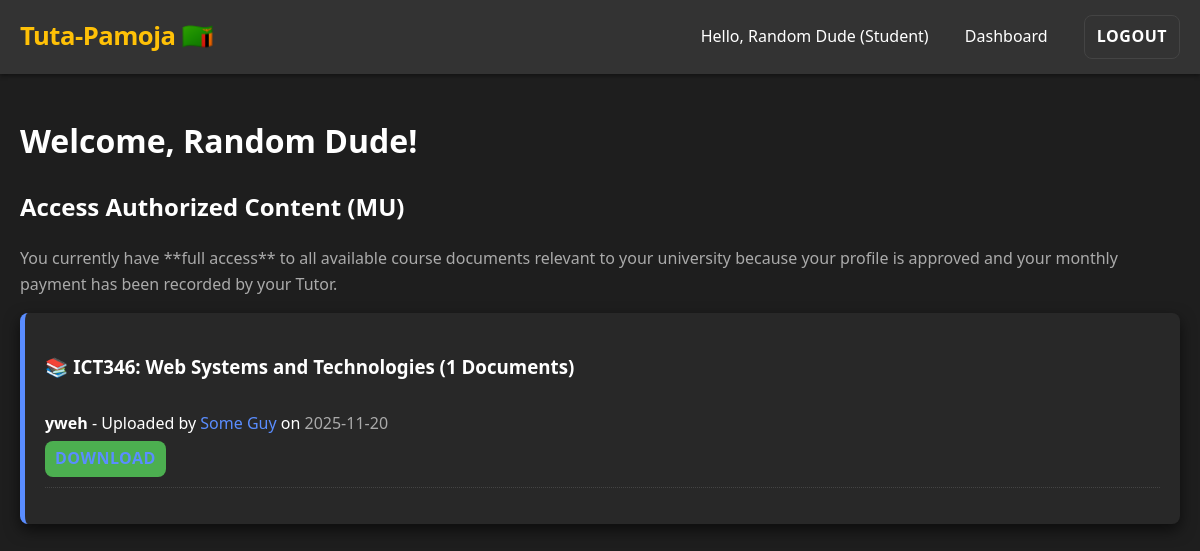
The page /student/content (signed in) on the database its author committed.
### models.py (models this page shows, shortened)
class User(UserMixin, db.Model):
    __tablename__ = 'Users'
    id = db.Column(db.Integer, primary_key=True)
    username = db.Column(db.String(80), unique=True, nullable=False)
    password_hash = db.Column(db.String(128), nullable=False)
    email = db.Column(db.String(120), unique=True)
    full_name = db.Column(db.String(120), nullable=False)
    role = db.Column(db.String(20), nullable=False) # 'Admin', 'Tutor', or 'Student'
    tutor_id = db.Column(db.Integer, db.ForeignKey('Users.id')) # Student's assigned Tutor (Requirement 1.3.5)
    university_id = db.Column(db.Integer, db.ForeignKey('Universities.id')) # Student's university (Requirement 1.2.1)
    university = db.relationship('University', backref='students', lazy=True)
    is_approved = db.Column(db.Boolean, nullable=False, default=False)
    is_paid_current_month = db.Column(db.Boolean, nullable=False, default=False)
    created_at = db.Column(db.DateTime, default=datetime.utcnow)
    students_assigned = db.relationship('User', foreign_keys=[tutor_id], backref=db.backref('assigned_tutor', remote_side=[id]), lazy='dynamic')
    payments_made = db.relationship('Payment', foreign_keys='Payment.student_id', backref='student', lazy='dynamic')
    payments_received = db.relationship('Payment', foreign_keys='Payment.tutor_id', backref='tutor', lazy='dynamic')
    reviews_given = db.relationship('TutorReview', foreign_keys='TutorReview.student_id', backref='reviewer', lazy='dynamic')
    reviews_received = db.relationship('TutorReview', foreign_keys='TutorReview.tutor_id', backref='tutor_profile', lazy='dynamic')
    uploaded_documents = db.relationship('Document', backref='uploader_tutor', lazy='dynamic')
    def is_content_authorized(self):
        if self.role == ROLES['Student']:
            return self.is_approved and self.is_paid_current_month
        return True # Tutors/Admins always have access for their roles

class University(db.Model, UserMixin):
    __tablename__ = 'Universities'
    id = db.Column(db.Integer, primary_key=True)
    name = db.Column(db.String(80), unique=True, nullable=False)
    categories = db.relationship('Category', backref='university', lazy=True)

class Document(db.Model):
    __tablename__ = 'Documents'
    id = db.Column(db.Integer, primary_key=True)
    title = db.Column(db.String(255), nullable=False)
    file_path = db.Column(db.String(255), unique=True, nullable=False)
    course_id = db.Column(db.Integer, db.ForeignKey('Courses.id'), nullable=False)
    uploader_tutor_id = db.Column(db.Integer, db.ForeignKey('Users.id'), nullable=False)
    upload_date = db.Column(db.DateTime, default=datetime.utcnow)

### main_routes.py (the view)
@main.route('/student/content')
@login_required
def student_content():
    if current_user.role != ROLES['Student']:
        flash('Access denied. This page is only for students.', 'danger')
        return redirect(url_for('main.index'))
    if not current_user.is_content_authorized():
        flash('Access denied. Please ensure your Tutor has approved your profile and recorded the monthly payment.', 'warning')
        return render_template('student_content_denied.html')
    if not current_user.university_id:
        documents = []
        flash('Your profile is not linked to a university. Please contact your Tutor.', 'danger')
    else:
        documents = Document.query.join(Document.course).join(Course.category).filter(
            Category.university_id == current_user.university_id
        ).order_by(Document.course_id, Document.upload_date.desc()).all()
    documents_by_course = {}
    for doc in documents:
        course_name_code = f"{doc.course.code}: {doc.course.name}"
        if course_name_code not in documents_by_course:
            documents_by_course[course_name_code] = []
        documents_by_course[course_name_code].append(doc)
    return render_template('student_content.html', documents_by_course=documents_by_course)

### templates/student_content.html (shortened to what this page needs)
{% extends "base.html" %}
{% block content %}
    <h1>Welcome, {{ current_user.full_name }}!</h1>
    <h2>Access Authorized Content ({{ current_user.university.name if current_user.university else 'No University Assigned' }})</h2>
    <p style="color: var(--color-text-secondary);">You currently have **full access** to all available course documents relevant to your university because your profile is approved and your monthly payment has been recorded by your Tutor.</p>
    {% if documents_by_course %}
        {% for course_name, documents in documents_by_course.items() %}
            <div class="card" style="border-left: 5px solid var(--color-primary); margin-bottom: 20px;">
                <h3>📚 {{ course_name }} ({{ documents|length }} Documents)</h3>
                <ul style="list-style-type: none; padding: 0;">
                    {% for doc in documents %}
                        <li style="border-bottom: 1px dotted var(--color-border); padding: 10px 0;">
                            <p style="margin: 0 0 5px 0;"><strong>{{ doc.title }}</strong> - Uploaded by <span style="color: var(--color-primary);">{{ doc.uploader_tutor.full_name }}</span> on <span style="color: var(--color-text-secondary);">{{ doc.upload_date.strftime('%Y-%m-%d') }}</span></p>
                            <a href="{{ url_for('main.download_document', document_id=doc.id) }}" class="btn btn-success" style="padding: 5px 10px;">Download</a>
                        </li>
                    {% endfor %}
                </ul>
            </div>
        {% endfor %}
    {% else %}
        <div class="flash info" style="border: 1px solid var(--color-info); padding: 20px;">
            <p>No documents found for your assigned university courses yet. Please check back later or contact your Tutor for uploads.</p>
        </div>
    {% endif %}
{% endblock %}

### templates/base.html (shortened to what this page needs)
<!DOCTYPE html>
<html lang="en">
<head>
    <link rel="stylesheet" href="{{ url_for('static', filename='css/style.css') }}">
</head>
<body>
    <div class="navbar">
        <a href="{{ url_for('main.index') }}" class="logo">Tuta-Pamoja 🇿🇲</a>
        <div class="nav-links">
            {% if current_user.is_authenticated %}
                <span class="user-status">Hello, {{ current_user.full_name }} ({{ current_user.role }})</span>
                {% if current_user.role == 'Admin' %}
                    <a href="{{ url_for('admin.dashboard') }}">Dashboard</a>
                {% elif current_user.role == 'Tutor' %}
                    <a href="{{ url_for('tutor.dashboard') }}">Dashboard</a>
                {% else %}
                    <a href="{{ url_for('main.student_dashboard') }}">Dashboard</a>
                {% endif %}
                <a href="{{ url_for('main.logout') }}" class="btn btn-secondary">Logout</a>
            {% else %}
                <a href="{{ url_for('main.login') }}">Login</a>
                <a href="{{ url_for('main.register_choice') }}" class="btn btn-primary">Register</a>
            {% endif %}
        </div>
    </div>
    <div class="content main-content">
        {% block content %}{% endblock %}
    </div>
    </body>
</html>

### static/css/style.css (style rules this page uses)
:root { --color-primary: #5A8DFF; --color-primary-dark: #4B7AD6; --color-accent: #FFC107; --color-bg-dark: #1e1e1e; --color-surface-card: #282828; --color-surface-alt: #333333; --color-border: #444444; --color-text-main: #FFFFFF; --color-text-secondary: #AAAAAA; --color-success: #4CAF50; --color-danger: #F44336; --color-info: #00C4FF; --spacing-base: 20px; --border-radius: 8px; --box-shadow-z1: 0 2px 4px rgba(0, 0, 0, 0.4); --box-shadow-z2: 0 6px 15px rgba(0, 0, 0, 0.6); --transition-speed: 0.3s; }
* { box-sizing: border-box; }
body { font-family: 'Segoe UI', Roboto, Helvetica, Arial, sans-serif; margin: 0; padding: 0; background-color: var(--color-bg-dark); color: var(--color-text-main); line-height: 1.6; min-height: 100vh; }
a { color: var(--color-primary); text-decoration: none; transition: color var(--transition-speed); }
h1, h2, h3, h4 { color: var(--color-text-main); font-weight: 600; }
.navbar { background-color: var(--color-surface-alt); padding: 15px var(--spacing-base); display: flex; justify-content: space-between; align-items: center; box-shadow: var(--box-shadow-z1); z-index: 100; position: sticky; top: 0; }
.navbar .logo { font-size: 1.6rem; font-weight: 800; color: var(--color-accent); letter-spacing: -0.5px; }
.nav-links a { margin-left: var(--spacing-base); padding: 8px 12px; border-radius: var(--border-radius); color: var(--color-text-main); transition: background-color var(--transition-speed); }
.main-content { flex-grow: 1; padding: var(--spacing-base); animation: fadeIn var(--transition-speed) ease-out; }
.card { background-color: var(--color-surface-card); padding: var(--spacing-base); border-radius: var(--border-radius); box-shadow: var(--box-shadow-z2); margin-bottom: var(--spacing-base); transition: transform 0.2s ease-in-out, box-shadow 0.2s ease-in-out; }
.btn { display: inline-block; padding: 12px 25px; border: none; border-radius: var(--border-radius); cursor: pointer; font-weight: 600; text-align: center; transition: all 0.2s ease-in-out; text-transform: uppercase; letter-spacing: 0.5px; }
.btn-secondary { background-color: var(--color-surface-alt); color: var(--color-text-main); border: 1px solid var(--color-border); }
.btn-success { background-color: var(--color-success); }

### rows shown on the page
User: full_name "Random Dude", role "Student"
University: university "MU"
Document: title "yweh", uploader_tutor.full_name "Some Guy", upload_date "2025-11-20"

### other values the page prints
{{ course_name }} "ICT346: Web Systems and Technologies"
{{ documents|length }} "1"
